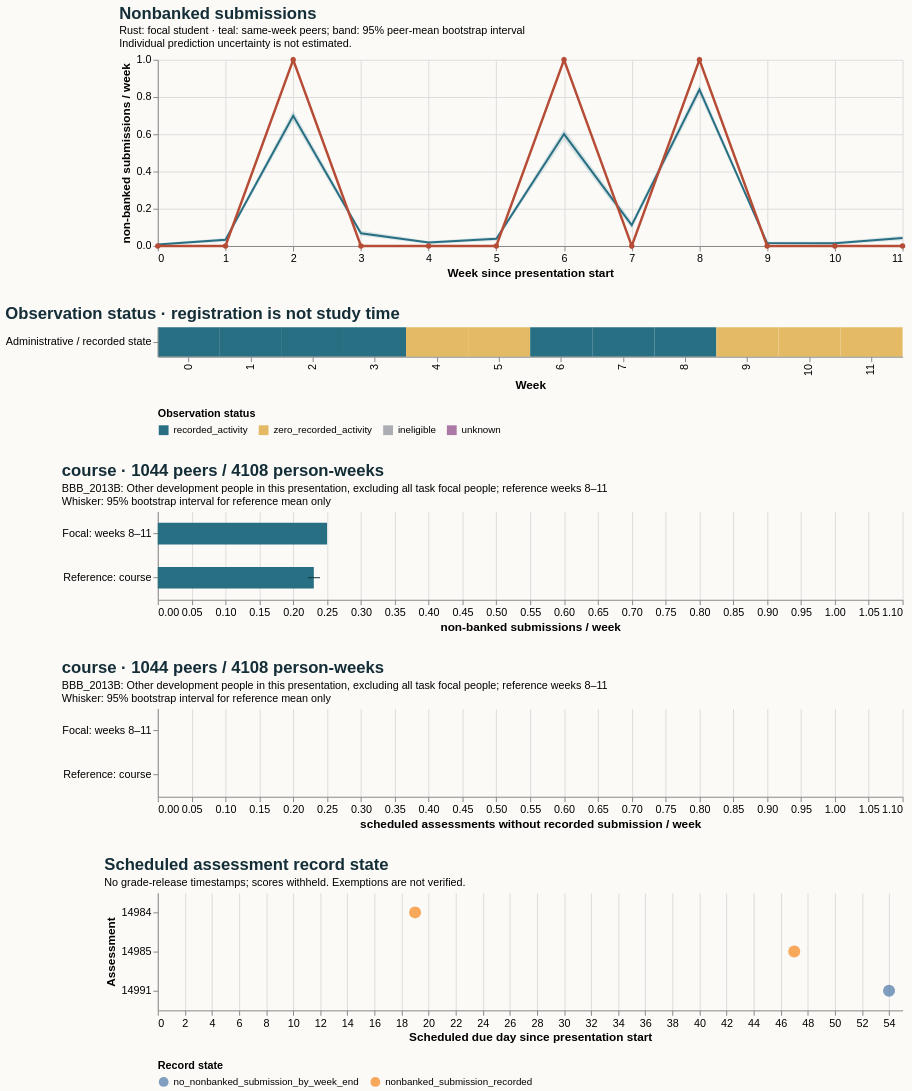

Write the Vega-Lite specification saved for this chart.
### Vega-Lite specification from a JSON file in a GitHub repository (floating-point values rounded to 4 significant figures)
{"$schema": "https://vega.github.io/schema/vega-lite/v5.20.1.json", "config": {"axis": {"labelFontSize": 11, "titleFontSize": 12}, "background": "#fbfaf7", "font": "sans-serif", "title": {"anchor": "start", "color": "#142e38", "fontSize": 17, "subtitleFontSize": 11}, "view": {"continuousHeight": 300, "continuousWidth": 300, "stroke": null}}, "datasets": {"data-0fa5476a4b0cd1a7c251b0db244b9b1d": [{"hi": null, "lo": null, "series": "Focal: weeks 8–11", "value": 0.25}, {"hi": 0.2396, "lo": 0.2218, "series": "Reference: course", "value": 0.2304}], "data-5c0ed53f8953ce8946b304eaf02d6fb4": [{"end_day": 6, "focal_value": 0.0, "peer_ci_high": 0.01294, "peer_ci_low": 0.003451, "peer_mean": 0.007765, "peer_observations": 1159, "peer_people": 1159, "reference": "course", "unit": "non-banked submissions / week", "week": 0}, {"end_day": 13, "focal_value": 0.0, "peer_ci_high": 0.04257, "peer_ci_low": 0.02213, "peer_mean": 0.03301, "peer_observations": 1151, "peer_people": 1151, "reference": "course", "unit": "non-banked submissions / week", "week": 1}, {"end_day": 20, "focal_value": 1.0, "peer_ci_high": 0.7277, "peer_ci_low": 0.6716, "peer_mean": 0.699, "peer_observations": 1133, "peer_people": 1133, "reference": "course", "unit": "non-banked submissions / week", "week": 2}, {"end_day": 27, "focal_value": 0.0, "peer_ci_high": 0.08267, "peer_ci_low": 0.05511, "peer_mean": 0.06844, "peer_observations": 1125, "peer_people": 1125, "reference": "course", "unit": "non-banked submissions / week", "week": 3}, {"end_day": 34, "focal_value": 0.0, "peer_ci_high": 0.02665, "peer_ci_low": 0.01103, "peer_mean": 0.01838, "peer_observations": 1088, "peer_people": 1088, "reference": "course", "unit": "non-banked submissions / week", "week": 4}, {"end_day": 41, "focal_value": 0.0, "peer_ci_high": 0.04995, "peer_ci_low": 0.02868, "peer_mean": 0.03885, "peer_observations": 1081, "peer_people": 1081, "reference": "course", "unit": "non-banked submissions / week", "week": 5}, {"end_day": 48, "focal_value": 1.0, "peer_ci_high": 0.628, "peer_ci_low": 0.5701, "peer_mean": 0.6009, "peer_observations": 1070, "peer_people": 1070, "reference": "course", "unit": "non-banked submissions / week", "week": 6}, {"end_day": 55, "focal_value": 0.0, "peer_ci_high": 0.1309, "peer_ci_low": 0.09393, "peer_mean": 0.112, "peer_observations": 1054, "peer_people": 1054, "reference": "course", "unit": "non-banked submissions / week", "week": 7}, {"end_day": 62, "focal_value": 1.0, "peer_ci_high": 0.8659, "peer_ci_low": 0.8113, "peer_mean": 0.84, "peer_observations": 1044, "peer_people": 1044, "reference": "course", "unit": "non-banked submissions / week", "week": 8}, {"end_day": 69, "focal_value": 0.0, "peer_ci_high": 0.02337, "peer_ci_low": 0.00779, "peer_mean": 0.01558, "peer_observations": 1027, "peer_people": 1027, "reference": "course", "unit": "non-banked submissions / week", "week": 9}, {"end_day": 76, "focal_value": 0.0, "peer_ci_high": 0.02206, "peer_ci_low": 0.007835, "peer_mean": 0.01469, "peer_observations": 1021, "peer_people": 1021, "reference": "course", "unit": "non-banked submissions / week", "week": 10}, {"end_day": 83, "focal_value": 0.0, "peer_ci_high": 0.05512, "peer_ci_low": 0.03051, "peer_mean": 0.04232, "peer_observations": 1016, "peer_people": 1016, "reference": "course", "unit": "non-banked submissions / week", "week": 11}], "data-770ce5d87c1c8bea199b2664b3a9bcb9": [{"hi": null, "lo": null, "series": "Focal: weeks 8–11", "value": 0.0}, {"hi": 0.0, "lo": 0.0, "series": "Reference: course", "value": 0.0}], "data-8190b7e4414610bb924894b8ddce2669": [{"eligible_days": 7.0, "end_day": 6, "logging_completeness": "unknown", "observation_status": "recorded_activity", "row": "Administrative / recorded state", "score_status": "withheld_release_time_unknown", "start_day": 0, "value": 0.0, "week": 0}, {"eligible_days": 7.0, "end_day": 13, "logging_completeness": "unknown", "observation_status": "recorded_activity", "row": "Administrative / recorded state", "score_status": "withheld_release_time_unknown", "start_day": 7, "value": 0.0, "week": 1}, {"eligible_days": 7.0, "end_day": 20, "logging_completeness": "unknown", "observation_status": "recorded_activity", "row": "Administrative / recorded state", "score_status": "withheld_release_time_unknown", "start_day": 14, "value": 1.0, "week": 2}, {"eligible_days": 7.0, "end_day": 27, "logging_completeness": "unknown", "observation_status": "recorded_activity", "row": "Administrative / recorded state", "score_status": "withheld_release_time_unknown", "start_day": 21, "value": 0.0, "week": 3}, {"eligible_days": 7.0, "end_day": 34, "logging_completeness": "unknown", "observation_status": "zero_recorded_activity", "row": "Administrative / recorded state", "score_status": "withheld_release_time_unknown", "start_day": 28, "value": 0.0, "week": 4}, {"eligible_days": 7.0, "end_day": 41, "logging_completeness": "unknown", "observation_status": "zero_recorded_activity", "row": "Administrative / recorded state", "score_status": "withheld_release_time_unknown", "start_day": 35, "value": 0.0, "week": 5}, {"eligible_days": 7.0, "end_day": 48, "logging_completeness": "unknown", "observation_status": "recorded_activity", "row": "Administrative / recorded state", "score_status": "withheld_release_time_unknown", "start_day": 42, "value": 1.0, "week": 6}, {"eligible_days": 7.0, "end_day": 55, "logging_completeness": "unknown", "observation_status": "recorded_activity", "row": "Administrative / recorded state", "score_status": "withheld_release_time_unknown", "start_day": 49, "value": 0.0, "week": 7}, {"eligible_days": 7.0, "end_day": 62, "logging_completeness": "unknown", "observation_status": "recorded_activity", "row": "Administrative / recorded state", "score_status": "withheld_release_time_unknown", "start_day": 56, "value": 1.0, "week": 8}, {"eligible_days": 7.0, "end_day": 69, "logging_completeness": "unknown", "observation_status": "zero_recorded_activity", "row": "Administrative / recorded state", "score_status": "withheld_release_time_unknown", "start_day": 63, "value": 0.0, "week": 9}, {"eligible_days": 7.0, "end_day": 76, "logging_completeness": "unknown", "observation_status": "zero_recorded_activity", "row": "Administrative / recorded state", "score_status": "withheld_release_time_unknown", "start_day": 70, "value": 0.0, "week": 10}, {"eligible_days": 7.0, "end_day": 83, "logging_completeness": "unknown", "observation_status": "zero_recorded_activity", "row": "Administrative / recorded state", "score_status": "withheld_release_time_unknown", "start_day": 77, "value": 0.0, "week": 11}], "data-fcfde576aa6002181361aacaa84fcdf1": [{"as_of_day": 20, "assessment_id": 14984, "course": "BBB_2013B", "due_day": 19, "person_id": 533839, "score_status": "withheld_release_time_unknown", "state": "nonbanked_submission_recorded", "week": 2}, {"as_of_day": 48, "assessment_id": 14985, "course": "BBB_2013B", "due_day": 47, "person_id": 533839, "score_status": "withheld_release_time_unknown", "state": "nonbanked_submission_recorded", "week": 6}, {"as_of_day": 55, "assessment_id": 14991, "course": "BBB_2013B", "due_day": 54, "person_id": 533839, "score_status": "withheld_release_time_unknown", "state": "no_nonbanked_submission_by_week_end", "week": 7}]}, "resolve": {"scale": {"color": "independent"}}, "spacing": 28, "vconcat": [{"data": {"name": "data-5c0ed53f8953ce8946b304eaf02d6fb4"}, "height": 190, "layer": [{"encoding": {"x": {"axis": {"tickMinStep": 1}, "field": "week", "title": "Week since presentation start", "type": "quantitative"}, "y": {"field": "peer_ci_low", "scale": {"zero": true}, "title": "non-banked submissions / week", "type": "quantitative"}, "y2": {"field": "peer_ci_high"}}, "mark": {"color": "#286f83", "opacity": 0.16, "type": "area"}}, {"encoding": {"tooltip": [{"field": "week", "type": "quantitative"}, {"field": "peer_mean", "type": "quantitative"}, {"field": "peer_people", "type": "quantitative"}, {"field": "peer_observations", "type": "quantitative"}], "x": {"field": "week", "type": "quantitative"}, "y": {"field": "peer_mean", "type": "quantitative"}}, "mark": {"color": "#286f83", "strokeWidth": 2, "type": "line"}}, {"encoding": {"tooltip": [{"field": "week", "type": "quantitative"}, {"field": "focal_value", "type": "quantitative"}], "x": {"field": "week", "type": "quantitative"}, "y": {"field": "focal_value", "type": "quantitative"}}, "mark": {"color": "#b64c35", "point": {"color": "#b64c35"}, "strokeWidth": 2.5, "type": "line"}}], "title": {"subtitle": ["Rust: focal student · teal: same-week peers; band: 95% peer-mean bootstrap interval", "Individual prediction uncertainty is not estimated."], "text": "Nonbanked submissions"}, "width": 760}, {"data": {"name": "data-8190b7e4414610bb924894b8ddce2669"}, "encoding": {"color": {"field": "observation_status", "legend": {"labelLimit": 260, "orient": "bottom"}, "scale": {"domain": ["recorded_activity", "zero_recorded_activity", "ineligible", "unknown"], "range": ["#286f83", "#e4bb64", "#aaaeb3", "#ac78a5"]}, "title": "Observation status", "type": "nominal"}, "tooltip": [{"field": "week", "type": "quantitative"}, {"field": "eligible_days", "type": "quantitative"}, {"field": "observation_status", "type": "nominal"}, {"field": "logging_completeness", "type": "nominal"}], "x": {"field": "week", "title": "Week", "type": "ordinal"}, "y": {"field": "row", "title": null, "type": "nominal"}}, "height": 30, "mark": {"type": "rect"}, "title": "Observation status · registration is not study time", "width": 760}, {"data": {"name": "data-0fa5476a4b0cd1a7c251b0db244b9b1d"}, "height": 90, "layer": [{"encoding": {"x": {"field": "value", "scale": {"domain": [0, 1.05], "zero": true}, "title": "non-banked submissions / week", "type": "quantitative"}, "y": {"field": "series", "sort": null, "title": null, "type": "nominal"}}, "mark": {"color": "#286f83", "size": 22, "type": "bar"}}, {"encoding": {"x": {"field": "lo", "type": "quantitative"}, "x2": {"field": "hi"}, "y": {"field": "series", "sort": null, "title": null, "type": "nominal"}}, "mark": {"color": "#142e38", "type": "rule"}}], "title": {"subtitle": ["BBB_2013B: Other development people in this presentation, excluding all task focal people; reference weeks 8–11", "Whisker: 95% bootstrap interval for reference mean only"], "text": "course · 1044 peers / 4108 person-weeks"}, "width": 760}, {"data": {"name": "data-770ce5d87c1c8bea199b2664b3a9bcb9"}, "height": 90, "layer": [{"encoding": {"x": {"field": "value", "scale": {"domain": [0, 1.05], "zero": true}, "title": "scheduled assessments without recorded submission / week", "type": "quantitative"}, "y": {"field": "series", "sort": null, "title": null, "type": "nominal"}}, "mark": {"color": "#286f83", "size": 22, "type": "bar"}}, {"encoding": {"x": {"field": "lo", "type": "quantitative"}, "x2": {"field": "hi"}, "y": {"field": "series", "sort": null, "title": null, "type": "nominal"}}, "mark": {"color": "#142e38", "type": "rule"}}], "title": {"subtitle": ["BBB_2013B: Other development people in this presentation, excluding all task focal people; reference weeks 8–11", "Whisker: 95% bootstrap interval for reference mean only"], "text": "course · 1044 peers / 4108 person-weeks"}, "width": 760}, {"data": {"name": "data-fcfde576aa6002181361aacaa84fcdf1"}, "encoding": {"color": {"field": "state", "legend": {"labelLimit": 400, "orient": "bottom"}, "title": "Record state", "type": "nominal"}, "tooltip": [{"field": "assessment_id", "type": "quantitative"}, {"field": "due_day", "type": "quantitative"}, {"field": "as_of_day", "type": "quantitative"}, {"field": "state", "type": "nominal"}, {"field": "score_status", "type": "nominal"}], "x": {"field": "due_day", "title": "Scheduled due day since presentation start", "type": "quantitative"}, "y": {"field": "assessment_id", "title": "Assessment", "type": "nominal"}}, "height": 120, "mark": {"filled": true, "size": 150, "type": "point"}, "title": {"subtitle": "No grade-release timestamps; scores withheld. Exemptions are not verified.", "text": "Scheduled assessment record state"}, "width": 760}]}
